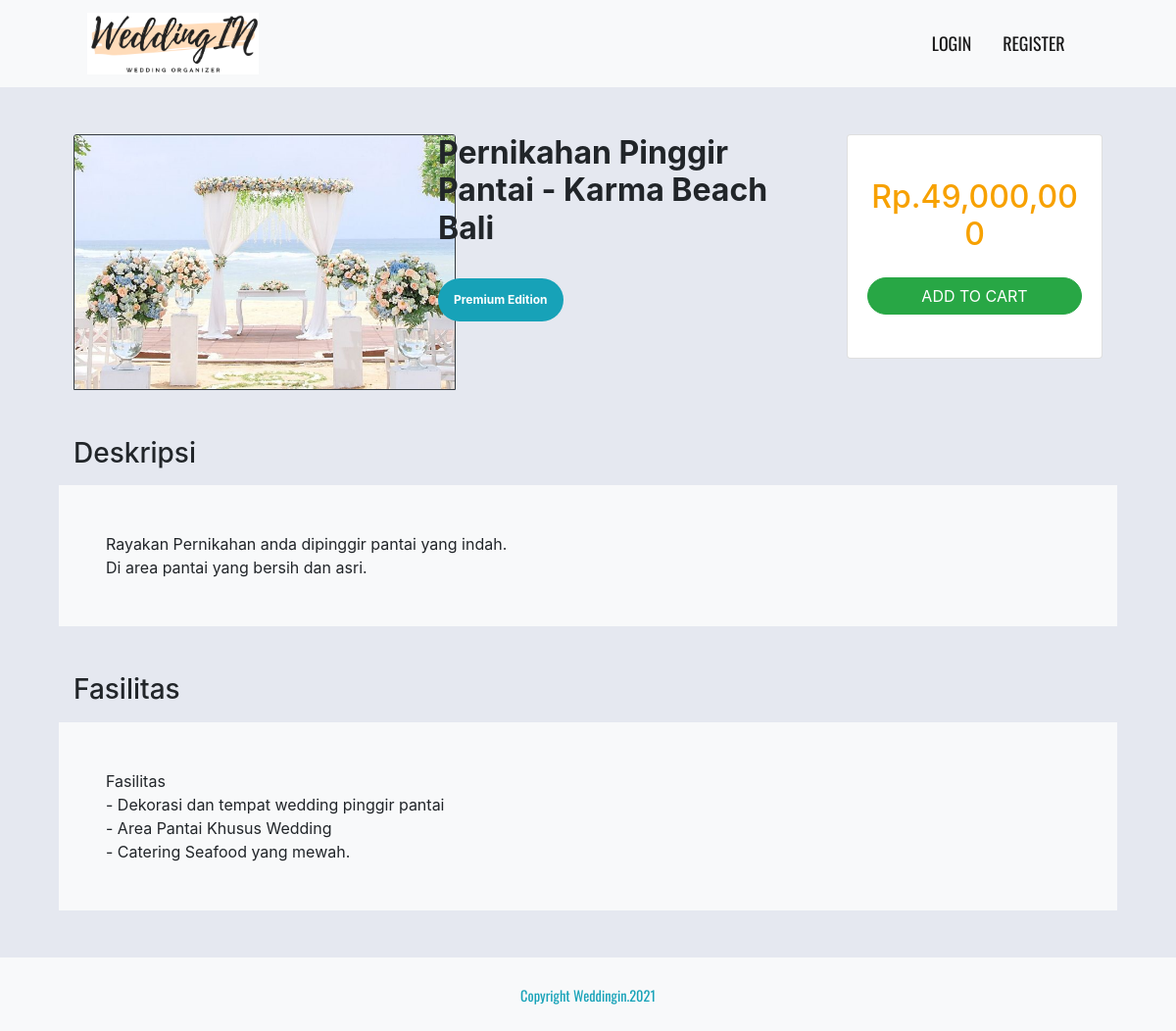
Screenshot of /home/detail/21 with the database file from the repository.
### tables this page shows
CREATE TABLE `products` (
  `id` int(11) NOT NULL,
  `name` varchar(100) NOT NULL,
  `price` int(11) NOT NULL,
  `edition` enum('reguler','premium') NOT NULL,
  `image` varchar(255) NOT NULL,
  `description` text NOT NULL,
  `fasilitas` text NOT NULL
);

### application/controllers/Home.php (called while the page is built, shortened)
<?php
class Home extends CI_Controller {
	public function __construct()
	{
		$this->load->model('home_model', 'home');
		$this->load->library('form_validation');
	}
	public function detail($id)
	{
		$data['title'] = 'Detail Product';
		$data['wedding']	= $this->home->getProductById($id);
		$data['page']	= 'pages/home/detail';
		$this->load->view('layouts/app', $data);
	}
}

### index.php (called while the page is built, shortened)
<?php
require_once BASEPATH.'core/CodeIgniter.php';

### application/models/Home_model.php (called while the page is built, shortened)
<?php
class Home_model extends CI_Model {
	public function getProductById($id)
	{
		return $this->db->get_where('products', ['id' => $id])->row_array();
	}
}

### application/views/pages/home/detail.php (the view, shortened to what this page needs)
<div class="container">
	<div class="row mt-5">
		<div class="col">
			<img src="<?= base_url() ?>/images/product/<?= $wedding['image'] ?>" class="card-img-top border border-dark" alt="<?= $wedding['name'] ?>" style="width: 390px">
		</div>
		<div class="col-5 margin ml-5 pl-5">
			<h2 class="font-weight-bold"><?= $wedding['name'] ?></h2>
			<br>
			<h4 class="font-weight-bold h-1 badge badge-info badge-pill p-3"><?=  ucfirst($wedding['edition']) ?> Edition</h4>
		</div>
		<div class="col">
			<div class="card">
				<div class="card-body text-center">
					<h2 class="text-center text-warning price mt-4 mb-4">Rp.<?= number_format($wedding['price']); ?></h2>
					<form action="<?= base_url('cart/add') ?>" method="POST">
						<button type="submit" class="btn btn-large btn-success btn-block badge-pill mb-4">ADD TO CART</button>
					</form>
				</div>
			</div>
		</div>
	</div>
	<div class="row mt-5 mb-2">
		<div class="col">
			<h3 id="description">Deskripsi</h3>
		</div>
	</div>
	<div class="row">
		<div class="col bg-light p-5">
			<?= $wedding['description'] ?>
		</div>
	</div>
	<div class="row mt-5 mb-2">
		<div class="col">
			<h3>Fasilitas</h3>
		</div>
	</div>
	<div class="row">
		<div class="col bg-light p-5">
			<?= $wedding['fasilitas'] ?>
		</div>
	</div>
</div>

### assets/css/style.css (style rules this page uses)
body { background-color: #e5e8f0; overflow-x: hidden; }
.container { max-width: 90%; }
.price { color: rgb(247, 161, 0) !important; }

### rows the page displays
products: image (picture), name "Pernikahan Pinggir Pantai - Karma Beach Bali", edition "Premium", price "49,000,000", description "Rayakan Pernikahan anda dipinggir pantai yang indah. Di area pantai yang bersih dan asri.", fasilitas "Fasilitas - Dekorasi dan tempat wedding pinggir pantai - Area Pantai Khusus Wedding - Catering Seafood yang mewah."
